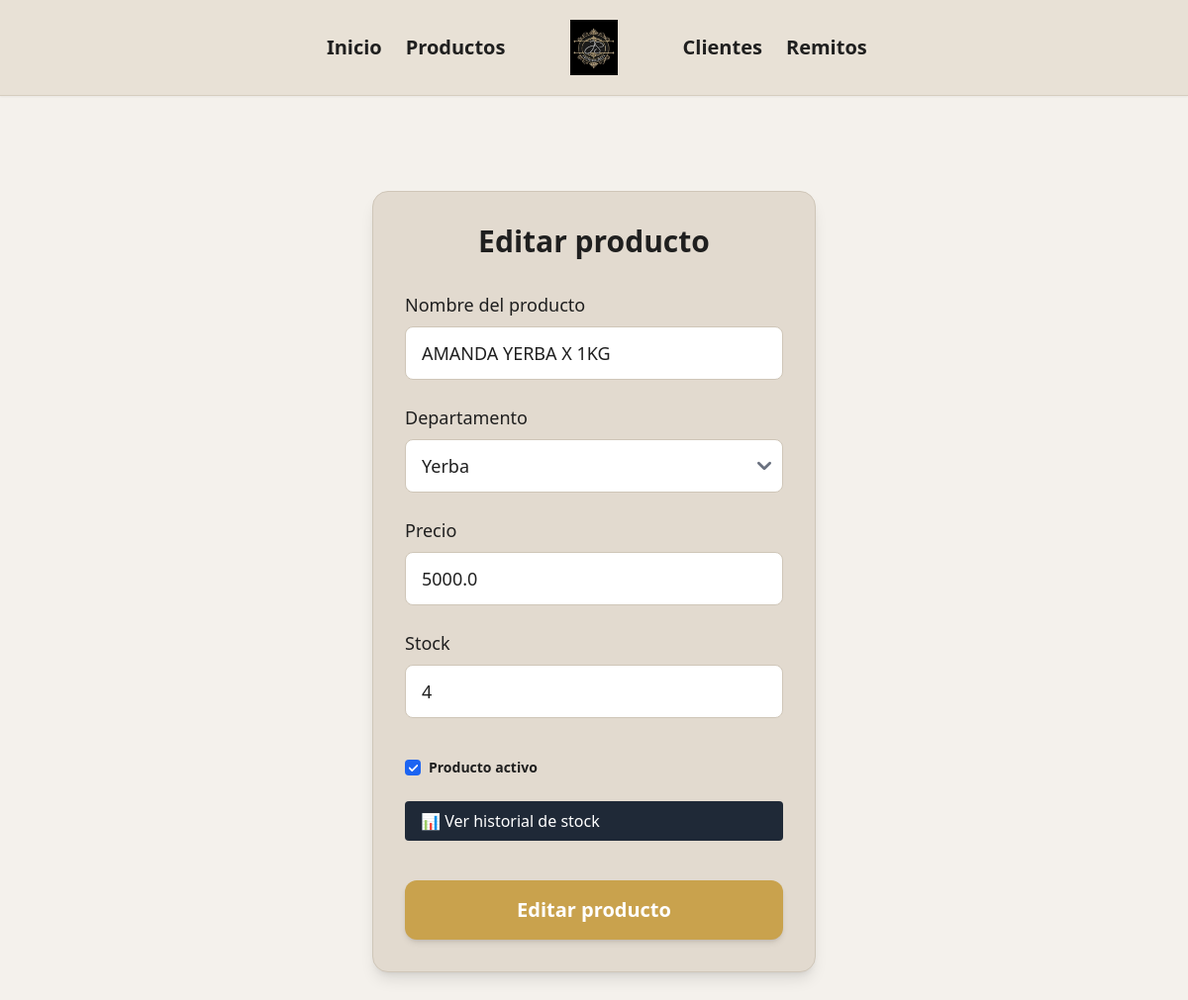
Page /productos/editar/1 on the committed database.
### jsdistribucionesapp/productos/models.py (models this page shows)
class Producto(db.Model):
    __tablename__ = 'productos'
    pid = db.Column(db.Integer, primary_key=True)
    nombre = db.Column(db.String, nullable=True)
    precio = db.Column(db.Float, nullable=False)
    stock = db.Column(db.Integer, default=0)
    departamento = db.Column(db.String)
    activo = db.Column(db.Boolean, default=True)

### jsdistribucionesapp/productos/routes.py (the view, shortened to what this page needs)
@productos.route('/editar/<int:id>', methods=['GET','POST'])
def editar(id):
    producto = Producto.query.get_or_404(id)
    return render_template('productos/editar.html', producto=producto, departamentos=DEPARTAMENTOS)

### jsdistribucionesapp/productos/templates/productos/editar.html (shortened to what this page needs)
{% extends "base.html" %}
{% block content %}
 <div class="flex justify-center mt-12">
  <div class="w-full max-w-md bg-[#E2DACF] border border-[#CFC6B8] rounded-2xl shadow-lg p-8">
    <h1 class="text-3xl font-semibold text-center mb-8">
      Editar producto
    </h1>
    <form action="{{ url_for('productos.editar', id=producto.pid) }}" method="post" class="flex flex-col gap-6">
      <div class="flex flex-col gap-2">
        <label class="text-lg font-medium">
          Nombre del producto
        </label>
        <input
          type="text"
          name="nombre"
          value="{{ producto.nombre }}"
          required
          class="px-4 py-3 rounded-lg border border-[#CFC6B8]
                 text-lg focus:outline-none focus:ring-2
                 focus:ring-[#C9A24D]"
        >
      </div>
      <div class="flex flex-col gap-2">
        <label class="text-lg font-medium">Departamento</label>
        <select
          name="departamento"
          value="{{ producto.departamento }}"
          required
          class="px-4 py-3 rounded-lg border border-[#CFC6B8]
                 text-lg bg-white
                 focus:outline-none focus:ring-2
                 focus:ring-[#C9A24D]">
          {% for depto in departamentos %}
            <option value="{{ depto }}"
              {% if producto.departamento == depto %}selected{% endif %}>
              {{ depto | capitalize }}
            </option>
          {% endfor %}
        </select>
      </div>
      <div class="flex flex-col gap-2">
        <label class="text-lg font-medium">
          Precio
        </label>
        <input
          type="number"
          name="precio"
          value="{{ producto.precio }}"
          step="0.01"
          required
          class="px-4 py-3 rounded-lg border border-[#CFC6B8]
                 text-lg focus:outline-none focus:ring-2
                 focus:ring-[#C9A24D]"
        >
      </div>
      <div class="flex flex-col gap-2">
        <label class="text-lg font-medium">
          Stock
        </label>
        <input
          type="number"
          name="stock"
          value = "{{ producto.stock }}"
          class="px-4 py-3 rounded-lg border border-[#CFC6B8]
                 text-lg focus:outline-none focus:ring-2
                 focus:ring-[#C9A24D]"
        >
      </div>
      <div class="flex items-center gap-2 mt-4">
        <input
          type="checkbox"
          name="activo"
          id="activo"
          class="rounded border-gray-300"
          {% if producto.activo %}checked{% endif %}
        >
        <label for="activo" class="text-sm font-semibold">
          Producto activo
        </label>
      </div>
      <a href="{{ url_for('movimiento_stock.historial_producto', producto_id=producto.pid) }}"
          class="inline-flex items-center px-4 py-2 bg-gray-800 text-white rounded hover:bg-gray-700">
            📊 Ver historial de stock
        </a>
      <input
        type="submit"
        value="Editar producto"
        class="mt-4 bg-[#C9A24D] hover:bg-[#A8862D]
               text-white text-xl font-semibold
               py-4 rounded-xl
               cursor-pointer
               transition shadow-md"
      >
{% endblock %}

### rows in the picture
Producto: nombre "AMANDA YERBA X 1KG", departamento "Yerba", precio "5000.0", stock "4", activo "☑"
